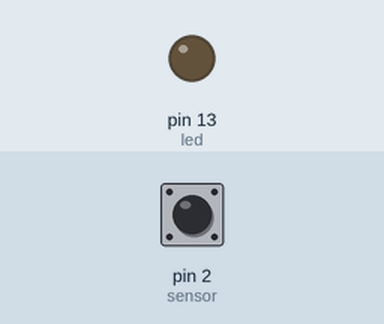
The sketch below on a simulated Arduino Uno, built with avr-gcc and run on an emulated ATmega328P. Parts: output pins drawn as LEDs (lit = HIGH). Dashed ring = blinking. The inputs (shaded band) are chosen by the test bench; at power-on: pin 2 (sensor) LOW. What the sketch prints to the serial monitor is not drawn.

Above: at 1.2 s.
1.3 s: pin 2 (sensor) driven HIGH
At 1.8 s:
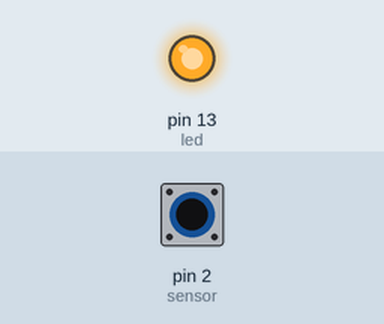
2.8 s: pin 2 (sensor) driven LOW
At 3.1 s:
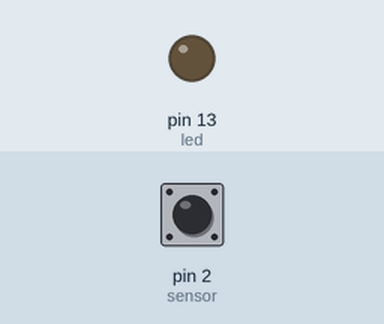
5.8 s: pin 2 (sensor) pulsed HIGH 5 times (0.12 s each, 0.3 s apart)
At 5.86 s:
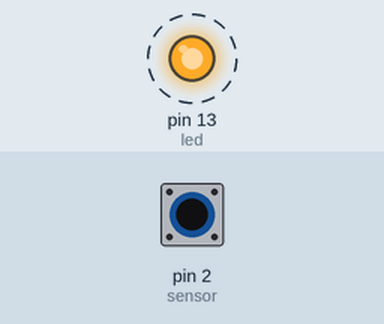
Timing chart, 0 to 8.8 s (numbered marks = the images above; inputs shaded):
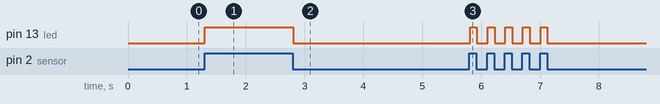

The sketch:

Slot-Sensor.ino
```cpp
int led=13;
int sensor=2;
void setup(){
  pinMode(led,OUTPUT);
  pinMode(sensor,INPUT);
  Serial.begin(9600);
}
void loop(){
 int status=digitalRead(sensor);
  if(status==1){
  Serial.println("HIGH");
  digitalWrite(led,HIGH);
  }
  else{
    Serial.println("LOW");
    digitalWrite(led,LOW);
  }
}
```

Measured:
- after the input at 1.3 s, pin 13 (led): LOW → HIGH at once
- after the input at 2.8 s, pin 13 (led): HIGH → LOW at once
- after the input at 5.8 s, pin 13 (led): alternates HIGH for 0.12 s and LOW for 0.18 s, 10 changes in all, then stays LOW, starting at once
